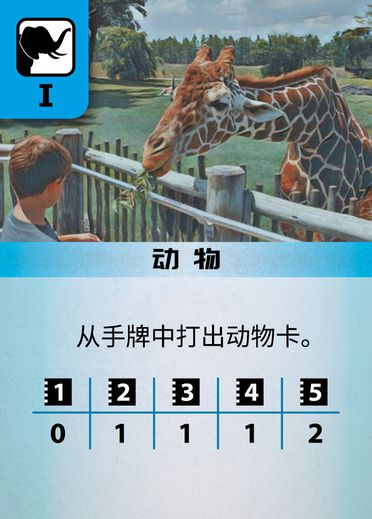
#> input picture images-ark/action-animal1.jpg, 372 x 519 px; its folder holds 4 pictures in this run
$ python img_process.py   (older library calls are emulated)
#> lines starting #> are read from the running program, lines starting #| are printed output that depends on the picture
from PIL import Image
import PIL
import os
import glob
print(f"The current working directory: {os.getcwd()} ")
# The current working directory: /Users/jamesaphoenix/Desktop/Imran_And_James/Python_For_SEO/7_image_compression
images = [file for file in os.listdir() if file.endswith(('jpg', 'png' ))]
print(f" Example images: {images}")
# Example images: ['example-image.jpg', 'example-image-3.jpg', 'example-image-2.jpg']
# How to get the image name:
for image in images:
    print(image.split('.')[0])
for image in images:
    # 1. Open the image
    img = Image.open(image)
#> img is the input picture: PIL image 372x519 RGB; mean R, G, B 140.4, 162.5, 169.3
    if img.mode == 'CMYK':
        img = img.convert('RGB')
    # print(img.size)


    zoom = 3
    img = img.resize((int(img.size[0]/zoom),int(img.size[1]/zoom)),Image.ANTIALIAS)
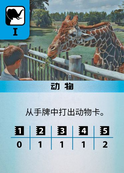
#> img: PIL image 124x173 RGB; mean R, G, B 140.4, 162.6, 169.3
    # 2. Compressing the image
    img.save("./compress/"+image,
             optimize=True,
             quality=85)
#> pass 2 of the loop `for image in images:`:
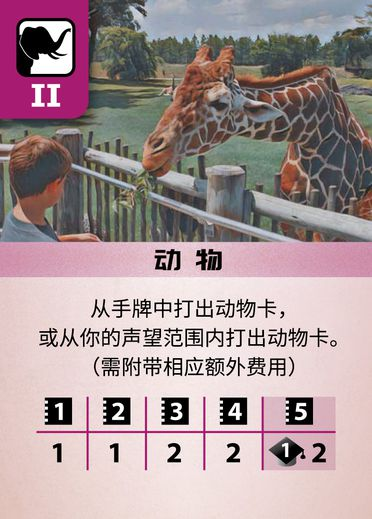
#> input picture images-ark/action-animal2.jpg, 372 x 519 px
#> img is the input picture: PIL image 372x519 RGB; mean R, G, B 168.7, 150, 152.4
#> `img = img.resize((int(img.size[0]/zoom),int(img.size[1]/zoom)),Image.A..`:
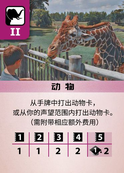
#> img: PIL image 124x173 RGB; mean R, G, B 168.7, 150.1, 152.5
#> pass 3 of the loop `for image in images:`:
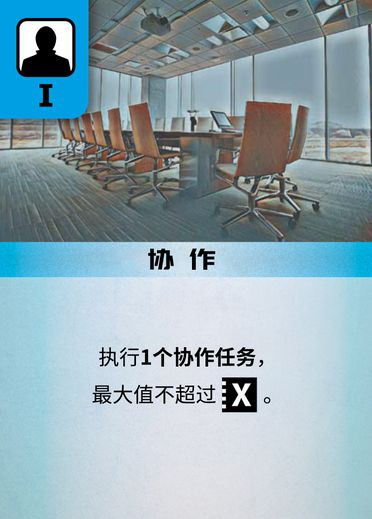
#> input picture images-ark/action-association1.jpg, 372 x 519 px
#> img is the input picture: PIL image 372x519 RGB; mean R, G, B 147.2, 170, 178.9
#> `img = img.resize((int(img.size[0]/zoom),int(img.size[1]/zoom)),Image.A..`:
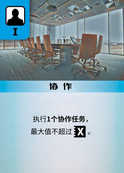
#> img: PIL image 124x173 RGB; mean R, G, B 147.3, 170, 178.9
#> the loop made 4 passes; the first 3 are shown


    # zoom = 2
    # img = img.resize((int(img.size[0]/zoom),int(img.size[1]/zoom)),Image.ANTIALIAS)
    # # 2. Compressing the image
    # img.save("./low-resolution/"+image,
    #         #  optimize=True,
    #          quality=80)
